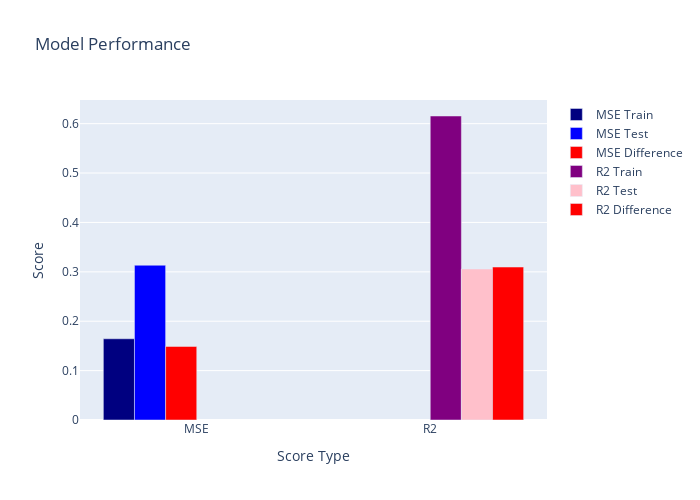

Source (notebook cell):
### Code cell
# Create a CatBoost Regressor model

from catboost import CatBoostRegressor

model = CatBoostRegressor(iterations=1000,
                            learning_rate=0.05,
                            depth=3,
                            l2_leaf_reg=1,
                            border_count=32,
                            bagging_temperature=1,
                            fold_permutation_block=1,
                            boosting_type='Plain',
                            random_seed=42,
                            subsample=1.0,
                            colsample_bylevel=0.5,
                            early_stopping_rounds=5,
                            loss_function='RMSE', eval_metric='RMSE',
                          verbose=50)

# Train the model
model.fit(df_x_select, df_y)

# Get the training MSE, R2 score, Testing MSE, and R2 score
mse_train = mean_squared_error(df_y, model.predict(df_x_select))
r2_train = r2_score(df_y, model.predict(df_x_select))
mse_test = mean_squared_error(df_test_y, model.predict(df_test_x_select))
r2_test = r2_score(df_test_y, model.predict(df_test_x_select))

# Print the training MSE and R2 score
print('Training MSE: ', mse_train)
print('Training R2: ', r2_train)

# Print the testing MSE and R2 score
print('Testing MSE: ', mse_test)
print('Testing R2: ', r2_test)

# print catboost weights with the feature names and biases
print(model.get_feature_importance(prettified=True)) 

# Display the scores
plot_scores(mse_train, r2_train, mse_test, r2_test)

# Save the model
pickle.dump(model, open('models/regression/cb.pkl', 'wb'))

### Figure 1 — Plotly figure (JSON) as saved in the notebook; plotly's stock layout.template omitted (floating-point values rounded to 4 significant figures)
{"data": [{"marker": {"color": "navy"}, "name": "MSE Train", "type": "bar", "x": ["MSE"], "y": [0.1644]}, {"marker": {"color": "blue"}, "name": "MSE Test", "type": "bar", "x": ["MSE"], "y": [0.3134]}, {"marker": {"color": "red"}, "name": "MSE Difference", "type": "bar", "x": ["MSE"], "y": [0.1489]}, {"marker": {"color": "purple"}, "name": "R2 Train", "type": "bar", "x": ["R2"], "y": [0.6155]}, {"marker": {"color": "pink"}, "name": "R2 Test", "type": "bar", "x": ["R2"], "y": [0.3058]}, {"marker": {"color": "red"}, "name": "R2 Difference", "type": "bar", "x": ["R2"], "y": [0.3097]}], "layout": {"height": 500, "title": {"text": "Model Performance"}, "width": 700, "xaxis": {"title": {"text": "Score Type"}}, "yaxis": {"title": {"text": "Score"}}}}
